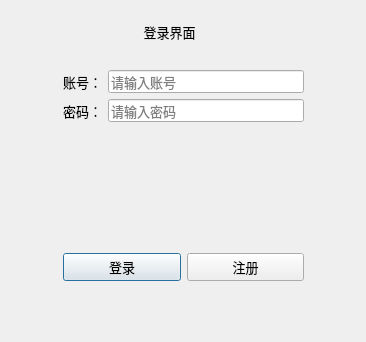
<?xml version="1.0" encoding="UTF-8"?>
<ui version="4.0">
 <class>LoginDialog</class>
 <widget class="QDialog" name="LoginDialog">
  <property name="geometry">
   <rect>
    <x>0</x>
    <y>0</y>
    <width>366</width>
    <height>342</height>
   </rect>
  </property>
  <property name="windowTitle">
   <string>Dialog</string>
  </property>
  <widget class="QLabel" name="label_3">
   <property name="geometry">
    <rect>
     <x>50</x>
     <y>20</y>
     <width>239</width>
     <height>23</height>
    </rect>
   </property>
   <property name="font">
    <font>
     <family>Microsoft YaHei UI</family>
     <pointsize>10</pointsize>
    </font>
   </property>
   <property name="text">
    <string>登录界面</string>
   </property>
   <property name="alignment">
    <set>Qt::AlignCenter</set>
   </property>
  </widget>
  <widget class="QWidget" name="">
   <property name="geometry">
    <rect>
     <x>63</x>
     <y>70</y>
     <width>241</width>
     <height>211</height>
    </rect>
   </property>
   <layout class="QGridLayout" name="gridLayout">
    <item row="0" column="0">
     <layout class="QHBoxLayout" name="horizontalLayout_2">
      <item>
       <layout class="QVBoxLayout" name="verticalLayout">
        <item>
         <widget class="QLabel" name="label_4">
          <property name="font">
           <font>
            <family>Microsoft YaHei UI</family>
            <pointsize>10</pointsize>
           </font>
          </property>
          <property name="text">
           <string>账号：</string>
          </property>
          <property name="buddy">
           <cstring>lineEdit</cstring>
          </property>
         </widget>
        </item>
        <item>
         <widget class="QLabel" name="label_5">
          <property name="font">
           <font>
            <family>Microsoft YaHei UI</family>
            <pointsize>10</pointsize>
           </font>
          </property>
          <property name="text">
           <string>密码：</string>
          </property>
          <property name="buddy">
           <cstring>lineEdit_2</cstring>
          </property>
         </widget>
        </item>
       </layout>
      </item>
      <item>
       <layout class="QVBoxLayout" name="verticalLayout_2">
        <item>
         <widget class="QLineEdit" name="lineEdit">
          <property name="font">
           <font>
            <family>Microsoft YaHei UI</family>
            <pointsize>10</pointsize>
           </font>
          </property>
          <property name="text">
           <string/>
          </property>
          <property name="placeholderText">
           <string>请输入账号</string>
          </property>
         </widget>
        </item>
        <item>
         <widget class="QLineEdit" name="lineEdit_2">
          <property name="font">
           <font>
            <family>Microsoft YaHei UI</family>
            <pointsize>10</pointsize>
           </font>
          </property>
          <property name="echoMode">
           <enum>QLineEdit::Password</enum>
          </property>
          <property name="placeholderText">
           <string>请输入密码</string>
          </property>
         </widget>
        </item>
       </layout>
      </item>
     </layout>
    </item>
    <item row="1" column="0">
     <spacer name="verticalSpacer">
      <property name="orientation">
       <enum>Qt::Vertical</enum>
      </property>
      <property name="sizeHint" stdset="0">
       <size>
        <width>20</width>
        <height>48</height>
       </size>
      </property>
     </spacer>
    </item>
    <item row="2" column="0">
     <layout class="QHBoxLayout" name="horizontalLayout">
      <item>
       <widget class="QPushButton" name="pushButton">
        <property name="font">
         <font>
          <family>Microsoft YaHei UI</family>
          <pointsize>10</pointsize>
         </font>
        </property>
        <property name="text">
         <string>登录</string>
        </property>
       </widget>
      </item>
      <item>
       <widget class="QPushButton" name="pushButton_2">
        <property name="font">
         <font>
          <family>Microsoft YaHei UI</family>
          <pointsize>10</pointsize>
         </font>
        </property>
        <property name="text">
         <string>注册</string>
        </property>
       </widget>
      </item>
     </layout>
    </item>
   </layout>
  </widget>
 </widget>
 <resources/>
 <connections/>
</ui>
